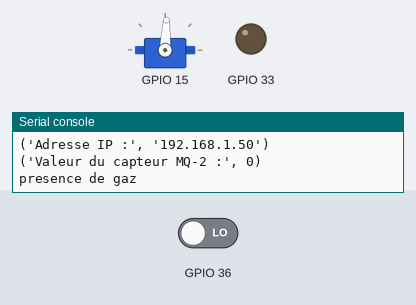
Simulated run of this program. Board: ESP32 board running MicroPython. Parts: servo, output pins drawn as LEDs (lit = HIGH), the last lines printed to the serial console. The inputs (shaded band) are chosen by the test bench; at power-on: GPIO 36 LOW. WiFi joins after 1.5 s; no MQTT or app messages arrive unless stated; servo angles are drawn from the pulse width (0.5 ms = 0°, 2.5 ms = 180°); pins used as bus, display or sensor lines are not drawn.

Above: at 2.7 s.
2.8 s: GPIO 36 driven HIGH
At 4.1 s:
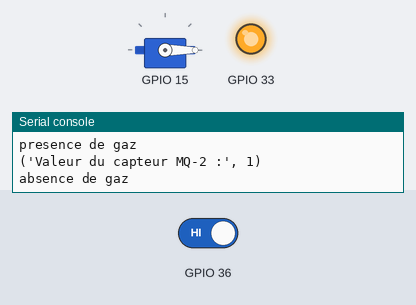
5.5 s: GPIO 36 driven LOW
At 6.9 s:
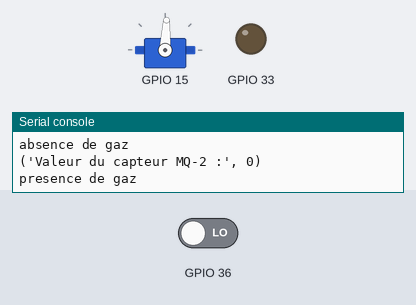
Timing chart, 0 to 8.5 s (numbered marks = the images above; inputs shaded):
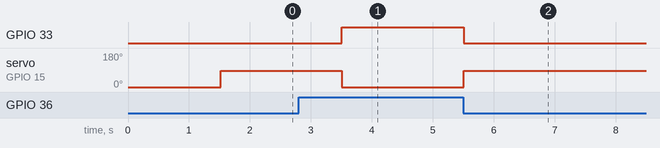

Measured:
- after the input at 2.8 s, GPIO 33: LOW → HIGH after 0.71 s; servo on GPIO 15: 87° → 0° after 0.71 s
- after the input at 5.5 s, GPIO 33: HIGH → LOW at once; servo on GPIO 15: 0° → 87° at once

The program:

code-detection-de-gaz.py
```python
from machine import Pin,ADC,PWM
from time import sleep
from BlynkLib import Blynk
import network
# Entrez le SSID et le mot de passe de votre réseau Wi-Fi
ssid = 'iot'
password = '11111111'
# Initialisez l'interface Wi-Fi
wifi = network.WLAN(network.STA_IF)
# Activez l'interface Wi-Fi
wifi.active(True)
# Connectez-vous au réseau Wi-Fi
wifi.connect(ssid, password)
# Attendez que la connexion soit établie
while not wifi.isconnected():
    pass
# Affichez les informations sur la connexion Wi-Fi
print('Connexion Wi-Fi établie')
print('Adresse IP :', wifi.ifconfig()[0])
# Entrez les informations d'authentification de votre compte Blynk
#BLYNK_AUTH = '7Tndhg6ajFQnJnqunmc-VQYvgchqhrr3'
BLYNK_AUTH = '1NVysGyM_jcT8r3z81XuyVhQiSfQL6Ir'
# Initialisez l'objet Blynk
blynk = Blynk(BLYNK_AUTH)
#-----------capteur gaz-------------
gaz= Pin(36,Pin.IN)
#-----------ventilateur 01-------------
ventilo1=Pin(33,Pin.OUT)
ventilo1.value(01)
#-----------SERVO-Moteur---------
servo=PWM(Pin(15),freq=50)
servo.duty(25)
@blynk.on("V7")
def control_porte(value):
    if int(value[0]) == 1:
        servo.duty(75)
    else:
        servo.duty(25)

while True:
    control_porte
# capteur de gaz_ventilo-moteur_buzzer
    gaz_value =gaz.value()
    print('Valeur du capteur MQ-2 :', gaz_value)
    blynk.virtual_write(3, gaz_value)
    if gaz_value==0:         #détection de gaz
        print('presence de gaz')
        ventilo1.value(0)
        servo.duty(75)
        sleep(1)
    else:
        print('absence de gaz')
        ventilo1.value(1)
        servo.duty(25)
    sleep(1)


    
```
